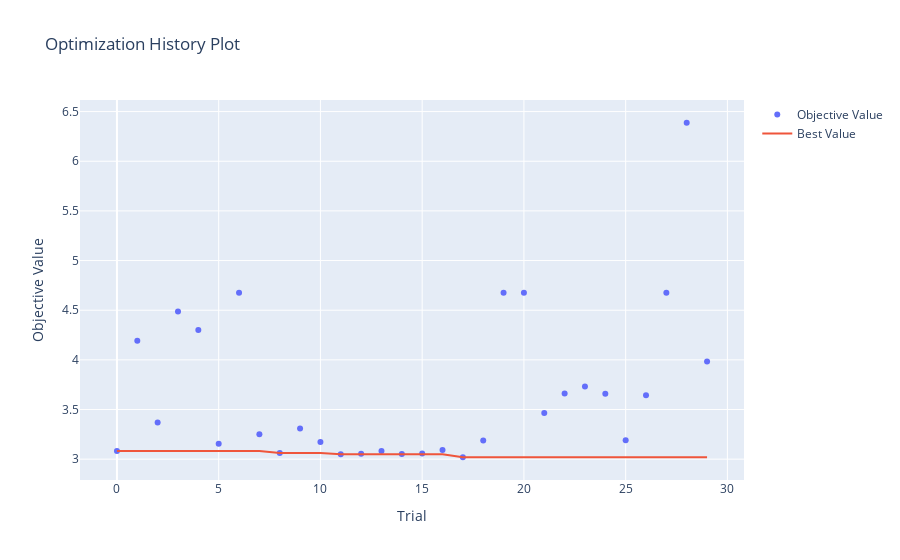

Write notebook code for a chart like this one.
### Code cell
# optimization history plot

optuna.visualization.plot_optimization_history(study)

### Figure 1 — Plotly figure (JSON) as saved in the notebook; plotly's stock layout.template omitted (floating-point values rounded to 4 significant figures)
{"data": [{"mode": "markers", "name": "Objective Value", "type": "scatter", "x": [0, 1, 2, 3, 4, 5, 6, 7, 8, 9, 10, 11, 12, 13, 14, 15, 16, 17, 18, 19, 20, 21, 22, 23, 24, 25, 26, 27, 28, 29], "y": [3.082, 4.191, 3.371, 4.487, 4.301, 3.156, 4.675, 3.251, 3.062, 3.309, 3.174, 3.051, 3.054, 3.082, 3.053, 3.056, 3.093, 3.019, 3.188, 4.675, 4.675, 3.465, 3.663, 3.731, 3.659, 3.191, 3.645, 4.675, 6.388, 3.985]}, {"mode": "lines", "name": "Best Value", "type": "scatter", "x": [0, 1, 2, 3, 4, 5, 6, 7, 8, 9, 10, 11, 12, 13, 14, 15, 16, 17, 18, 19, 20, 21, 22, 23, 24, 25, 26, 27, 28, 29], "y": [3.082, 3.082, 3.082, 3.082, 3.082, 3.082, 3.082, 3.082, 3.062, 3.062, 3.062, 3.051, 3.051, 3.051, 3.051, 3.051, 3.051, 3.019, 3.019, 3.019, 3.019, 3.019, 3.019, 3.019, 3.019, 3.019, 3.019, 3.019, 3.019, 3.019]}, {"marker": {"color": "#cccccc"}, "mode": "markers", "name": "Infeasible Trial", "showlegend": false, "type": "scatter", "x": [], "y": []}], "layout": {"autosize": true, "title": {"text": "Optimization History Plot"}, "xaxis": {"autorange": true, "range": [-1.77, 30.77], "title": {"text": "Trial"}, "type": "linear"}, "yaxis": {"autorange": true, "range": [2.741, 6.666], "title": {"text": "Objective Value"}, "type": "linear"}}}
